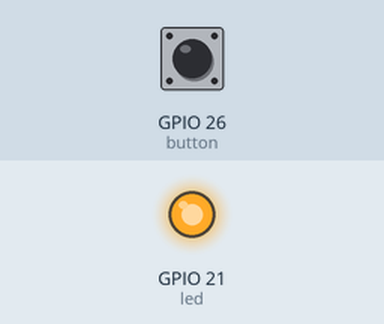
The program below on a simulated Raspberry Pi (BCM pin numbers). Parts: output pins drawn as LEDs (lit = HIGH). Inputs (shaded band) come from the test bench; at power-on: GPIO 26 (button) LOW. The camera gives no picture and a still takes 0.5 s.

Above: at 0.1 s.
At 2.1 s:
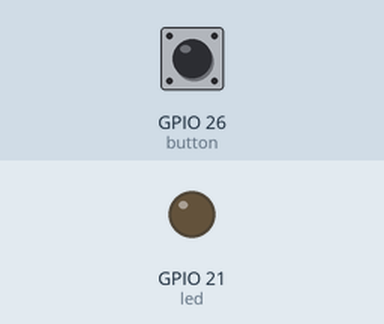
Timing chart, 0 to 3.6 s (numbered marks = the images above):
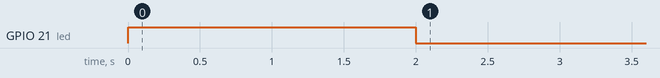

The program:

pitest.py
```python
import RPi.GPIO as GPIO
from picamera import PiCamera
import time

led = 21
button = 26

def test_board():
	GPIO.setmode(GPIO.BCM)

	# tests lights
	GPIO.setup(led, GPIO.OUT)
	GPIO.output(led, True)
	time.sleep(2)
	GPIO.output(led, False)

	# tests the button
	GPIO.setup(button, GPIO.IN, pull_up_down=GPIO.PUD_DOWN)
	while True:
		try:
			if GPIO.input(button):
				print("Button pressed: test passed")
				GPIO.cleanup()
				break
		except KeyboardInterrupt:
			print("Button not pressed: test failed")
			GPIO.cleanup()
			break

if __name__ == "__main__":
	test_board()
```
